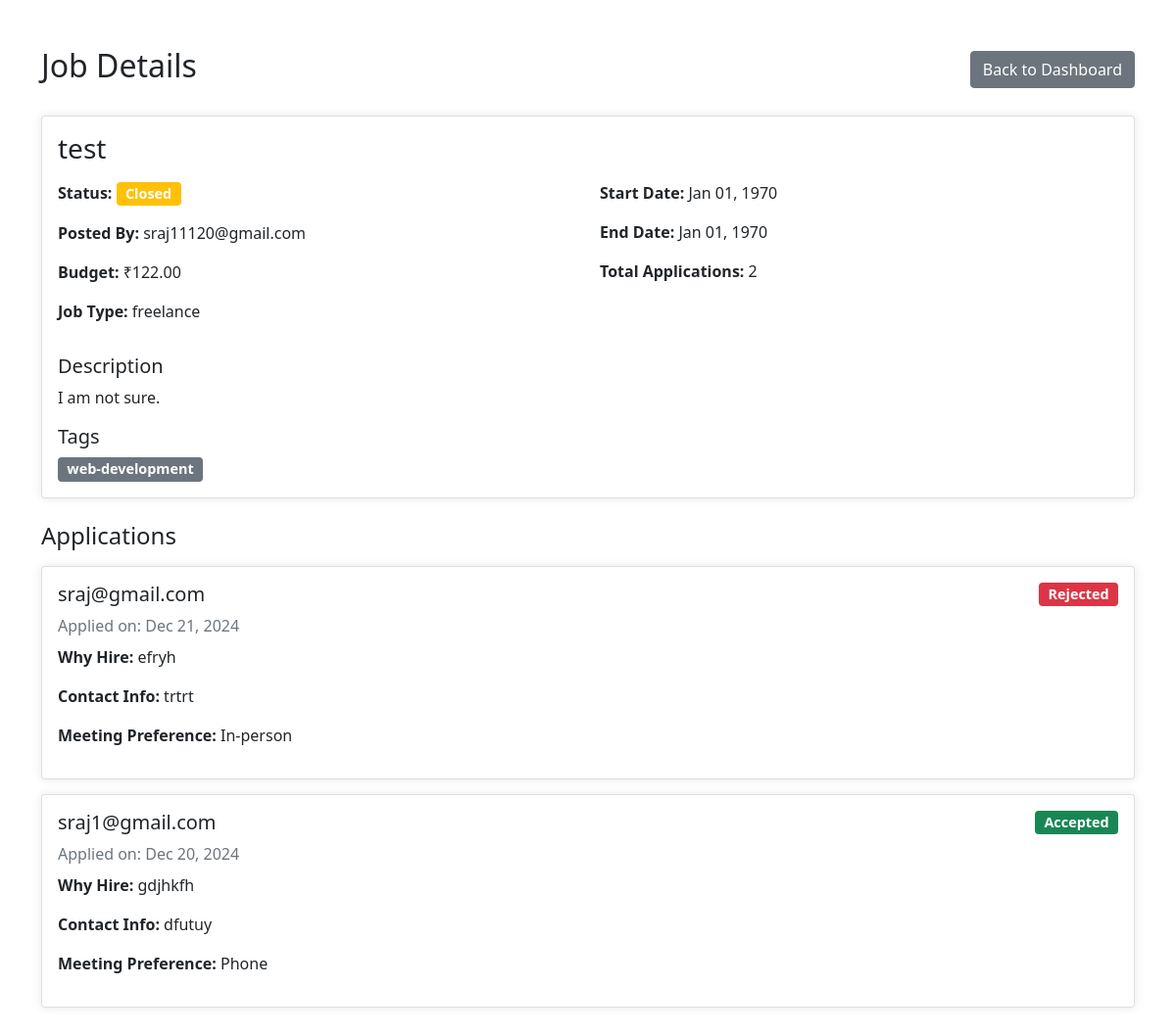
Screenshot of /view_job_details.php?id=5 (signed in) with the database file from the repository.
### tables this page shows
CREATE TABLE `jobs` (
  `id` int(11) NOT NULL,
  `freelancer_id` int(11) NOT NULL,
  `client_id` int(11) NOT NULL,
  `title` varchar(255) NOT NULL,
  `description` text NOT NULL,
  `job_type` varchar(50) NOT NULL,
  `reward` decimal(10,2) NOT NULL,
  `deadline` date NOT NULL,
  `files` longtext DEFAULT NULL CHECK (json_valid(`files`)),
  `status` enum('open','assigned','active','draft','closed') DEFAULT 'open',
  `created_at` timestamp NOT NULL DEFAULT current_timestamp(),
  `updated_at` timestamp NOT NULL DEFAULT current_timestamp() ON UPDATE current_timestamp(),
  `job_image` varchar(255) DEFAULT NULL,
  `tags` text DEFAULT NULL,
  `start_date` date DEFAULT NULL,
  `end_date` date DEFAULT NULL,
  `assigned_to` int(11) DEFAULT NULL,
  `reviewed_at` timestamp NULL DEFAULT NULL,
  `payment_status` enum('unpaid','processing','paid') DEFAULT 'unpaid',
  `payment_date` datetime DEFAULT NULL,
  `transaction_id` varchar(50) DEFAULT NULL
);

CREATE TABLE `users` (
  `id` int(11) NOT NULL,
  `email` varchar(255) NOT NULL,
  `username` varchar(255) NOT NULL,
  `first_name` varchar(255) DEFAULT NULL,
  `surname` varchar(255) DEFAULT NULL,
  `mobile` varchar(20) DEFAULT NULL,
  `address1` varchar(255) DEFAULT NULL,
  `address2` varchar(255) DEFAULT NULL,
  `postcode` varchar(20) DEFAULT NULL,
  `state` varchar(255) DEFAULT NULL,
  `area` varchar(255) DEFAULT NULL,
  `country` varchar(255) DEFAULT NULL,
  `education` varchar(255) DEFAULT NULL,
  `password` varchar(255) NOT NULL,
  `role` enum('admin','freelancer','client') NOT NULL,
  `status` enum('active','inactive','suspended') DEFAULT 'active',
  `created_at` timestamp NOT NULL DEFAULT current_timestamp(),
  `updated_at` timestamp NOT NULL DEFAULT current_timestamp() ON UPDATE current_timestamp(),
  `profile_image` varchar(255) DEFAULT NULL
);

CREATE TABLE `job_applications` (
  `application_id` int(11) NOT NULL,
  `job_id` int(11) NOT NULL,
  `client_id` int(11) NOT NULL,
  `why_hire` text DEFAULT NULL,
  `contact_info` text DEFAULT NULL,
  `meeting_preference` varchar(255) DEFAULT NULL,
  `status` enum('pending','reviewing','accepted','rejected') DEFAULT 'pending',
  `applied_date` timestamp NOT NULL DEFAULT current_timestamp(),
  `freelancer_response` text DEFAULT NULL
);

### view_job_details.php (the view, shortened to what this page needs)
<?php
include('db_connect.php');
$job_id = isset($_GET['id']) ? (int)$_GET['id'] : 0;
$sql = "SELECT j.*,
        f.email as freelancer_email,
        c.email as client_email,
        COUNT(ja.application_id) as applications_count
        FROM jobs j
        LEFT JOIN users f ON j.freelancer_id = f.id
        LEFT JOIN users c ON j.assigned_to = c.id
        LEFT JOIN job_applications ja ON j.id = ja.job_id
        WHERE j.id = ?
        GROUP BY j.id";
$stmt = $conn->prepare($sql);
$stmt->bind_param("i", $job_id);
$stmt->execute();
$job = $stmt->get_result()->fetch_assoc();
$apps_sql = "SELECT ja.*, u.email, u.first_name, u.surname
             FROM job_applications ja
             JOIN users u ON ja.client_id = u.id
             WHERE ja.job_id = ?";
$apps_stmt = $conn->prepare($apps_sql);
$apps_stmt->bind_param("i", $job_id);
$apps_stmt->execute();
$applications = $apps_stmt->get_result();
?>
<!DOCTYPE html>
<html lang="en">
<head>
    <link href="https://cdn.jsdelivr.net/npm/bootstrap@5.1.3/dist/css/bootstrap.min.css" rel="stylesheet">
    <link href="https://cdnjs.cloudflare.com/ajax/libs/font-awesome/6.0.0/css/all.min.css" rel="stylesheet">
</head>
<body>
    <div class="container py-5">
        <div class="d-flex justify-content-between align-items-center mb-4">
            <h2>Job Details</h2>
            <a href="admin_dashboard.php" class="btn btn-secondary">Back to Dashboard</a>
        </div>
        <div class="card mb-4">
            <div class="card-body">
                <h3><?= htmlspecialchars($job['title']) ?></h3>
                <div class="row mt-3">
                    <div class="col-md-6">
                        <p><strong>Status:</strong>
                            <span class="badge bg-<?= $job['status'] == 'approved' ? 'success' :
                                ($job['status'] == 'rejected' ? 'danger' : 'warning') ?>">
                                <?= ucfirst($job['status']) ?>
                            </span>
                        </p>
                        <p><strong>Posted By:</strong> <?= htmlspecialchars($job['freelancer_email']) ?></p>
                        <p><strong>Budget:</strong> ₹<?= number_format($job['reward'], 2) ?></p>
                        <p><strong>Job Type:</strong> <?= htmlspecialchars($job['job_type']) ?></p>
                    </div>
                    <div class="col-md-6">
                        <p><strong>Start Date:</strong> <?= date('M d, Y', strtotime($job['start_date'])) ?></p>
                        <p><strong>End Date:</strong> <?= date('M d, Y', strtotime($job['end_date'])) ?></p>
                        <p><strong>Total Applications:</strong> <?= $job['applications_count'] ?></p>
                    </div>
                </div>
                <div class="mt-3">
                    <h5>Description</h5>
                    <p><?= nl2br(htmlspecialchars($job['description'])) ?></p>
                </div>
                <?php if(!empty($job['tags'])): ?>
                    <div class="mt-3">
                        <h5>Tags</h5>
                        <?php foreach(json_decode($job['tags'], true) as $tag): ?>
                            <span class="badge bg-secondary me-1"><?= htmlspecialchars($tag) ?></span>
                        <?php endforeach; ?>
                    </div>
                <?php endif; ?>
            </div>
        </div>
        <h4 class="mt-4 mb-3">Applications</h4>
        <?php if($applications->num_rows > 0): ?>
            <?php while($app = $applications->fetch_assoc()): ?>
                <div class="card application-card">
                    <div class="card-body">
                        <div class="d-flex justify-content-between align-items-start">
                            <div>
                                <h5><?= htmlspecialchars($app['email']) ?></h5>
                                <p class="text-muted mb-2">
                                    Applied on: <?= date('M d, Y', strtotime($app['applied_date'])) ?>
                                </p>
                            </div>
                            <span class="badge bg-<?= $app['status'] == 'accepted' ? 'success' :
                                ($app['status'] == 'rejected' ? 'danger' : 'warning') ?>">
                                <?= ucfirst($app['status']) ?>
                            </span>
                        </div>
                        <p><strong>Why Hire:</strong> <?= nl2br(htmlspecialchars($app['why_hire'])) ?></p>
                        <p><strong>Contact Info:</strong> <?= htmlspecialchars($app['contact_info']) ?></p>
                        <p><strong>Meeting Preference:</strong> <?= ucfirst($app['meeting_preference']) ?></p>
                    </div>
                </div>
            <?php endwhile; ?>
        <?php else: ?>
            <div class="alert alert-info">No applications yet.</div>
        <?php endif; ?>
    </div>
</body>
</html>

### view_job_details.php (style rules this page uses)
.card { box-shadow: 0 0 10px rgba(0,0,0,0.1); }
.badge { font-size: 0.9em; }
.application-card { margin-bottom: 15px; }

### rows the page displays
jobs: title "test", status "Closed", freelancer.email "sraj11120@gmail.com", reward "122.00", job_type "freelance", start_date "Jan 01, 1970", end_date "Jan 01, 1970", description "I am not sure.", tags "web-development"
job_applications: client.email "sraj@gmail.com", applied_date "Dec 21, 2024", status "Rejected", why_hire "efryh", contact_info "trtrt", meeting_preference "In-person"
job_applications: client.email "sraj1@gmail.com", applied_date "Dec 20, 2024", status "Accepted", why_hire "gdjhkfh", contact_info "dfutuy", meeting_preference "Phone"

### other values shown
$job['applications_count'] "2"
